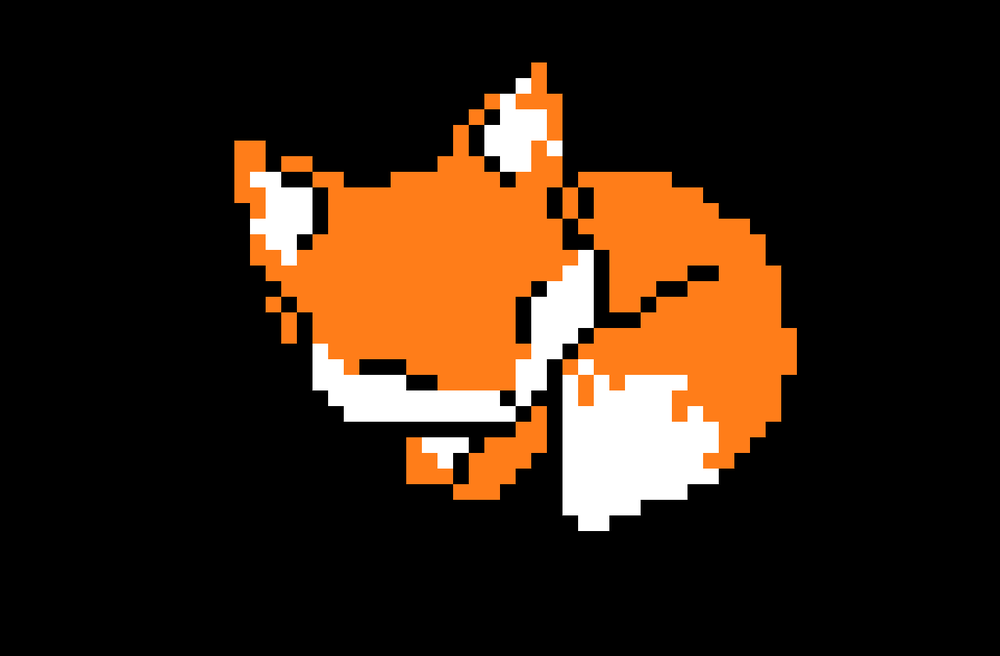
#> input picture Python_OpenCV_Tests/Advanced/Images/image.png, 1000 x 656 px, shrunk from 1280 x 840 before the run, found by its file name
$ python spaces.py
#> lines starting #> are read from the running program, lines starting #| are printed output that depends on the picture
### Python_OpenCV_Tests/Advanced/close.py
#Module for closing windows with escape key
import cv2

def it():
    while True:
        k = cv2.waitKey(0) & 0xFF
        if k == 27:
            cv2.destroyAllWindows()
            break

### Python_OpenCV_Tests/Advanced/spaces.py
# SWITCHING BETWEEN COLOR-SPACES
import close
import cv2 as cv

img = cv.imread("/home/kotik2137/Images/image.png")
#> img is the input picture: shape (656, 1000, 3); mean B, G, R 19.3, 34.6, 54.3
# cv.imshow('fox', img)

# BGR to Grayscale
gray = cv.cvtColor(img, cv.COLOR_BGR2GRAY)
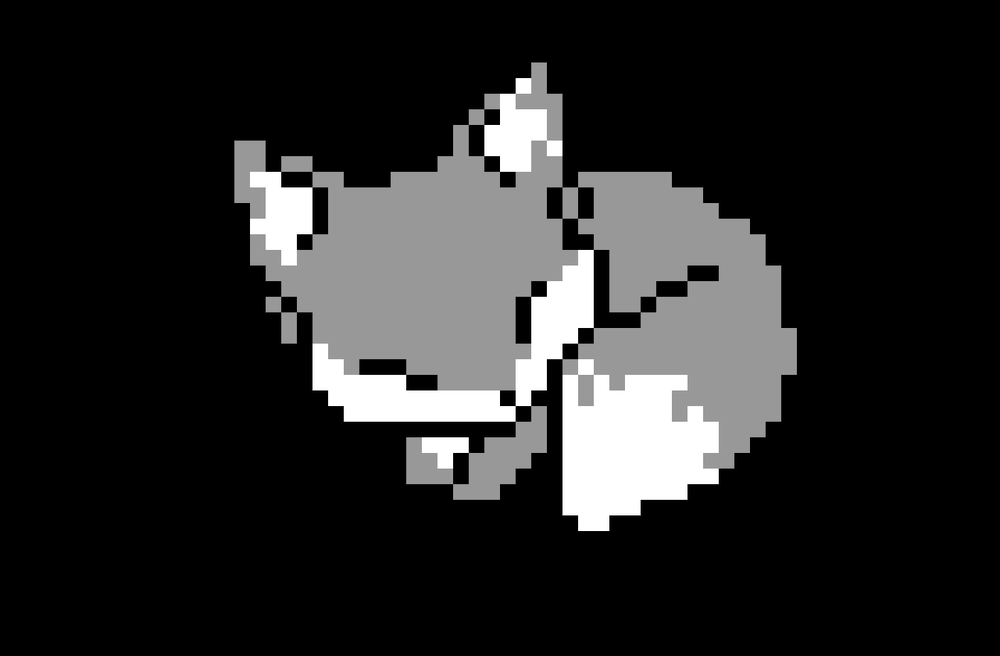
#> gray: shape (656, 1000); min 0, max 255, mean 38.7
# cv.imshow("Gray", gray)

# BGR to HSV (Hue)
hsv = cv.cvtColor(img, cv.COLOR_BGR2HSV)
#> hsv: shape (656, 1000, 3); mean H, S, V 2.1, 36.7, 54.3
# cv.imshow("HSV", hsv)

# BGR to l*a*b

lab = cv.cvtColor(img, cv.COLOR_BGR2LAB)
#> lab: shape (656, 1000, 3); mean of channels 0, 1, 2 41.4, 134.8, 138.5
# cv.imshow("LAB", lab)

# BGR to RGB
rgb = cv.cvtColor(img, cv.COLOR_BGR2RGB)
# cv.imshow("RGB", rgb)

# HSV to BGR
hsv_bgr = cv.cvtColor(hsv, cv.COLOR_HSV2BGR)
cv.imshow("hsv_bgr", hsv_bgr)

close.it()
#> (key Esc is pressed here)
